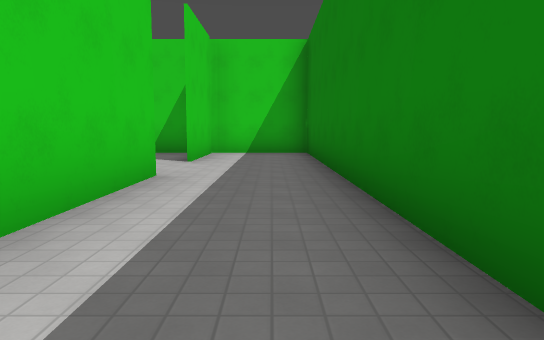
View 1 (above)

20 first-person views from a walk through a level from a Godot 3-D game. The camera is 1.4 m above the floor, tilts 6° down and sees 70° across. The floor is counted in squares, 2.4 m on a side. Each view is taken from the middle of a square. On the plan, view 1 faces up. The plan holds only what a view shows up to about 10 squares ahead; the rest is blank. The place goes on beyond the plan. Surface patterns are stand-ins for the level's own textures.

View 2
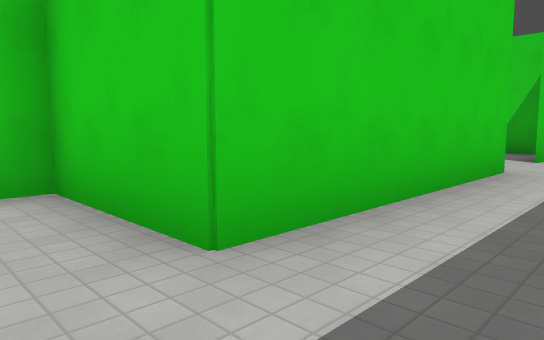

View 3
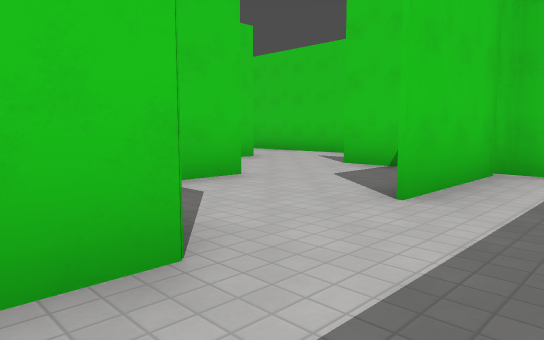

View 4
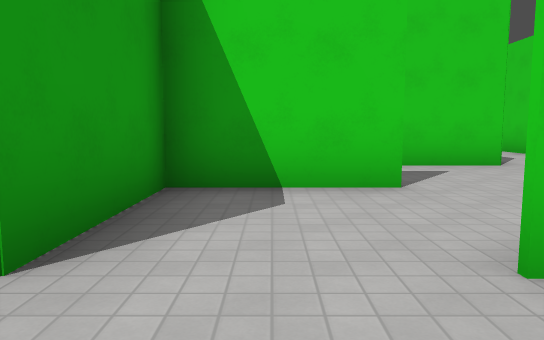

View 5
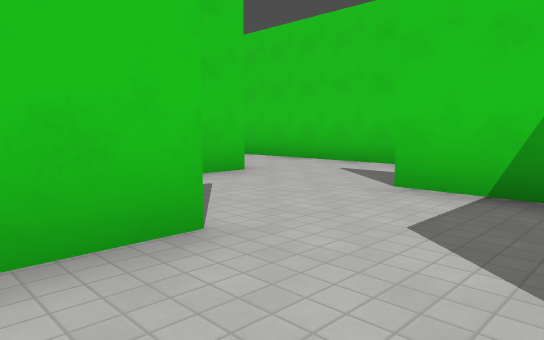

View 6
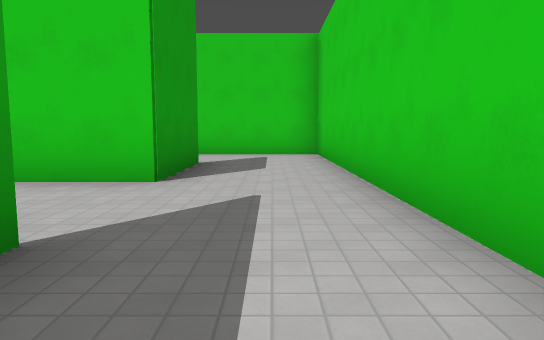

View 7
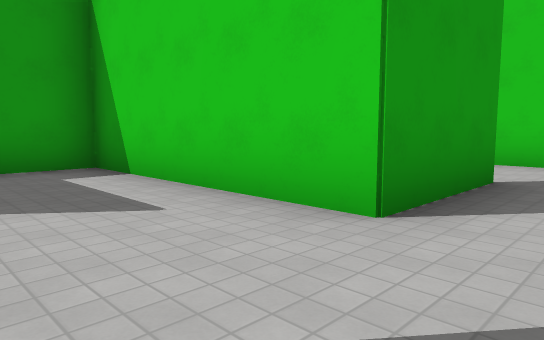

View 8
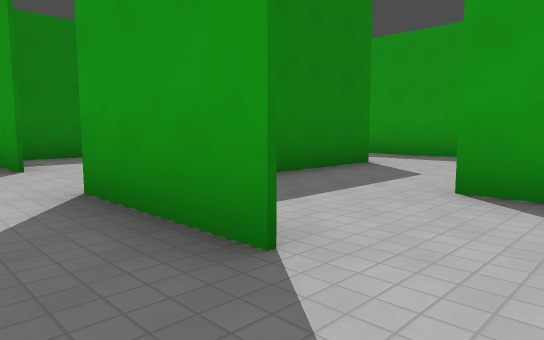

View 9
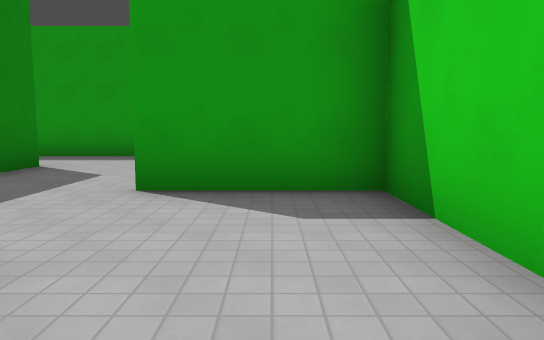

View 10
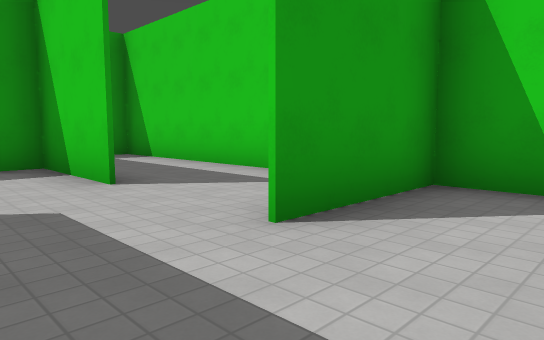

View 11
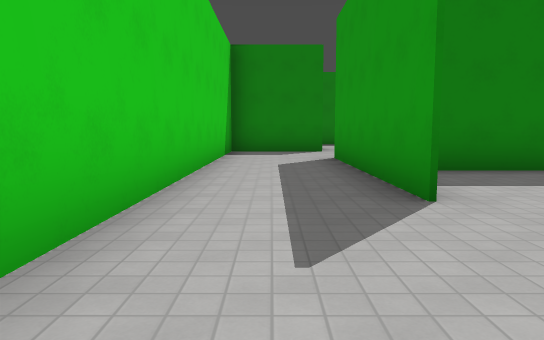

View 12
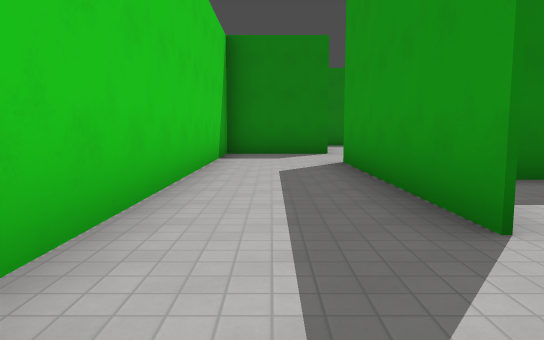

View 13
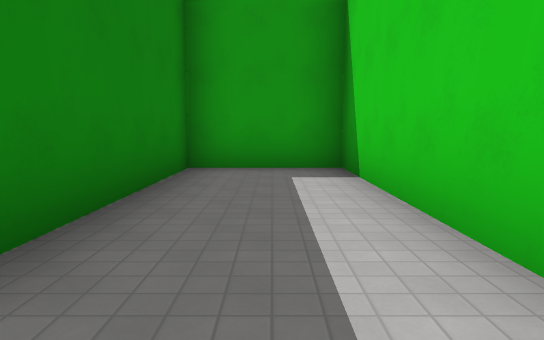

View 14
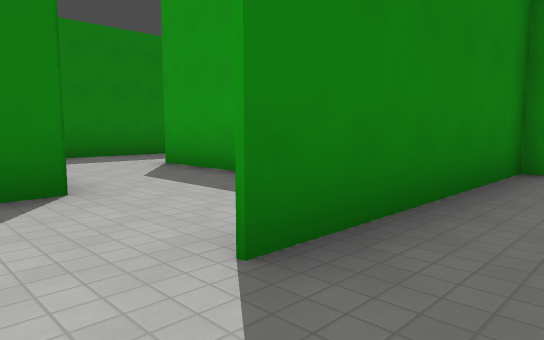

View 15
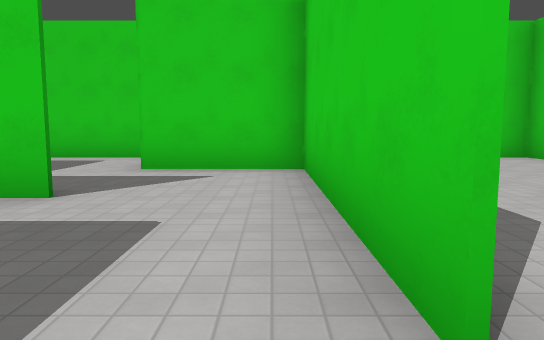

View 16
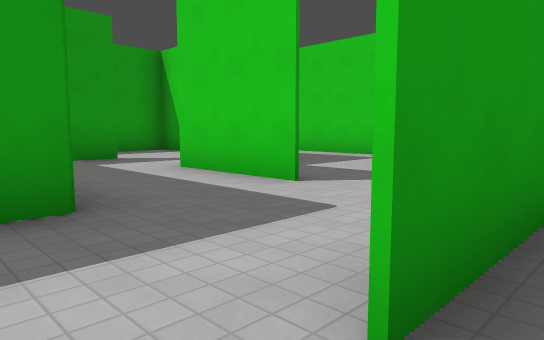

View 17
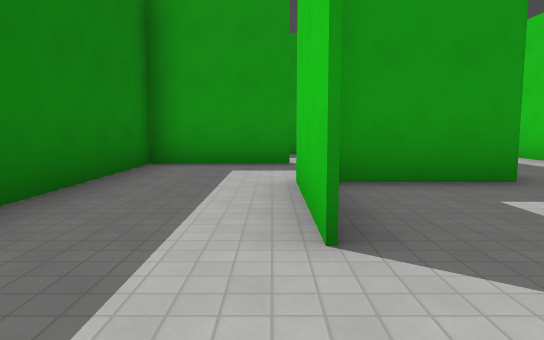

View 18
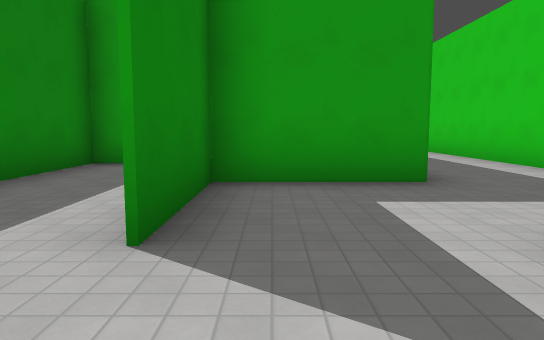

View 19
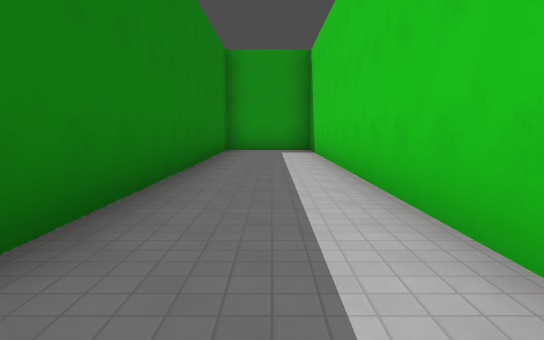

View 20
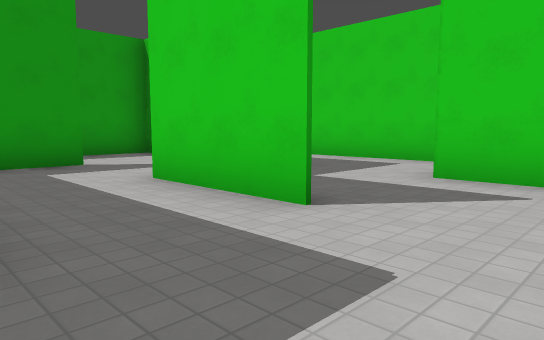

### Floor plan
Key: @ floor where view 1 was taken; # wall or solid block; . floor.
Columns run from 11 left of view 1 to 3 right of it. Each row starts with its distance up from view 1.
 12 ###############
 11 #.............#
 10 #..###..#####.#
  9 #....#...#..#
  8 #....#...#..#
  7 ###..#.#.#..#
  6 #....#.#....#
  5 #....#####..#
  4 #.#......#..#
  3 #.######.#..#
  2 #.#......#..#
  1 #.#......#..#
  0 ###..#.###.@
 -1 #....#.#....
 -2 #.####.#
 -3 #.# ...#
 -4 #.# ...#
 -5 #.#..###
 -6 #.#...
 -7 #.####
 -8 #.#
 -9 #.#
-10 #.#
-11 #.#

Where each view was taken, in squares from view 1:
view 1: 0 up, 0 right, facing up
view 2: 1 down, 0 right, facing up-left
view 3: 4 up, 0 right, facing up-left
view 4: 6 up, 0 right, facing left
view 5: 6 up, 2 left, facing up-left
view 6: 11 up, 2 left, facing left
view 7: 11 up, 4 left, facing down-left
view 8: 11 up, 10 left, facing down-right
view 9: 11 up, 10 left, facing down
view 10: 9 up, 7 left, facing down-left
view 11: 11 up, 7 left, facing right
view 12: 11 up, 6 left, facing right
view 13: 6 up, 10 left, facing down
view 14: 6 up, 10 left, facing down-right
view 15: 2 up, 3 left, facing left
view 16: 3 up, 3 left, facing down-left
view 17: 2 up, 6 left, facing down
view 18: 2 up, 7 left, facing down
view 19: 1 down, 10 left, facing down
view 20: 2 up, 4 left, facing down-left
